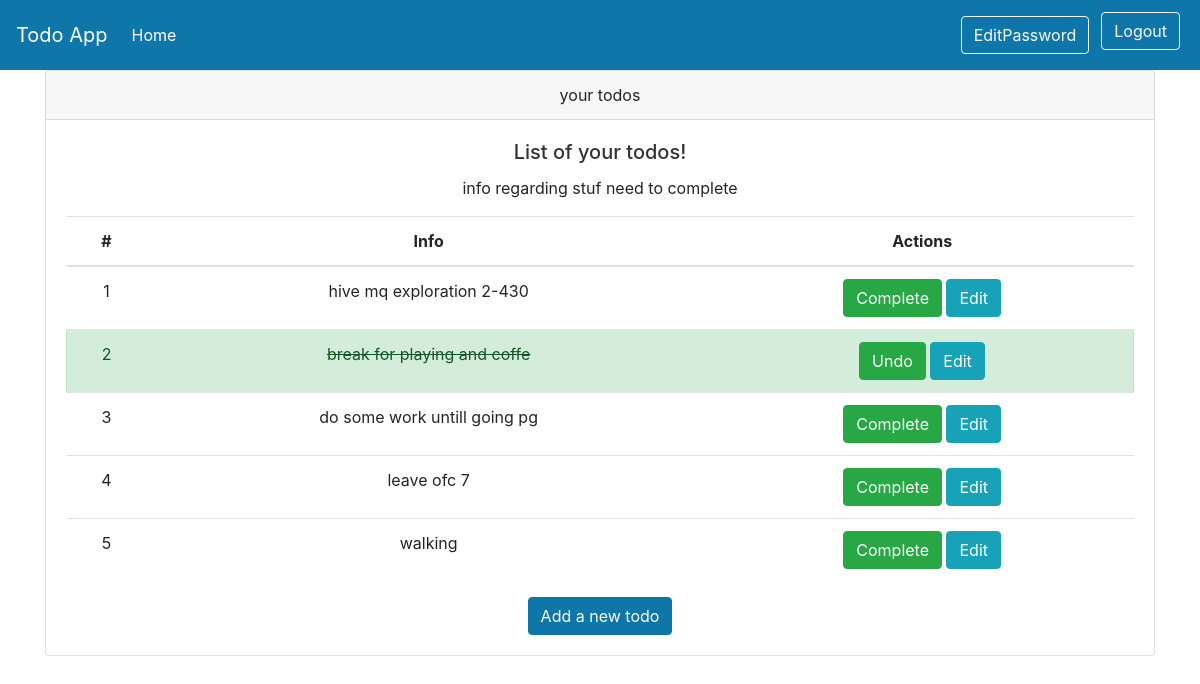
Page /todos/ (signed in) on the committed database.
### models.py (models this page shows)
class Todos(Base):
    __tablename__ = "todos"
    id = Column(Integer, primary_key=True,index=True)
    title = Column(String)
    description=Column(String)
    priority=Column(Integer)
    complete = Column(Boolean, default=False)
    owner_id = Column(Integer, ForeignKey("users.id"))
    owner = relationship("Users",back_populates="todos")

### routers/todos.py (the view)
@router.get("/", response_class=HTMLResponse)
async def read_all_by_user(request:Request, db:Session = Depends(get_db)):
    user = await get_current_user(request)
    if user is None:
        return RedirectResponse(url="/auth", status_code=status.HTTP_302_FOUND)
    todos = db.query(models.Todos).filter(models.Todos.owner_id == user.get('id')).all()
    print(user.get('user_id'))
    return templates.TemplateResponse("home.html", {"request": request, "todos": todos,"user":user})

### templates/home.html
{% include 'layout.html' %}
<div class="container">
    <div class="card text-center">
        <div class="card-header">
            your todos
        </div>
        <div class="card-body">
            <h5 class="card-title">List of your todos!</h5>
            <p class="card-text">info regarding stuf need to complete</p>
            <table class="table table-hover">
                <thead>
                    <tr>
                        <th scope="col">#</th>
                        <th scope="col">Info</th>
                        <th scope="col">Actions</th>
                    </tr>
                </thead>
                <tbody>
                    {% for todo in todos %}
                    {% if todo.complete == False %}
                    <tr class="pointer">
                        <td>{{loop.index}}</td>
                        <td>{{todo.title}}</td>
                        <td>
                            <button onclick="window.location.href='complete/{{todo.id}}'"type="button" class="btn btn-success">Complete</button>
                            <button onclick="window.location.href='edit-todo/{{todo.id}}'" type ="button" class="btn btn-info">Edit</button>
                        </td>
                    </tr>
                    {%else%}
                    <tr class="pointer alert alert-success">
                        <td>{{loop.index}}</td>
                        <td class="strike-through-td">{{todo.title}}</td>
                        <td>
                            <button onclick="window.location.href='complete/{{todo.id}}'"type="button" class="btn btn-success">Undo</button>
                           <button onclick="window.location.href='edit-todo/{{todo.id}}'" type ="button" class="btn btn-info">Edit</button>
                        </td>
                    </tr>
                    {% endif %}
                    {% endfor %}
                </tbody>
            </table>
            <a href="add-todo" class="btn btn-primary" >Add a new todo</a>
        </div>
    </div>
</div>

### static/todo/css/base.css (style rules this page uses)
body { background: #fafafa; color: #33333a; padding-top: 70px; }
h1, h2, h3, h4, h5, h6 { color: #323232; }
.strike-through-td { text-decoration: line-through; }

### rows in the picture
Todos: title "hive mq exploration 2-430"
Todos: title "break for playing and coffe"
Todos: title "do some work untill going pg"
Todos: title "leave ofc 7"
Todos: title "walking"
